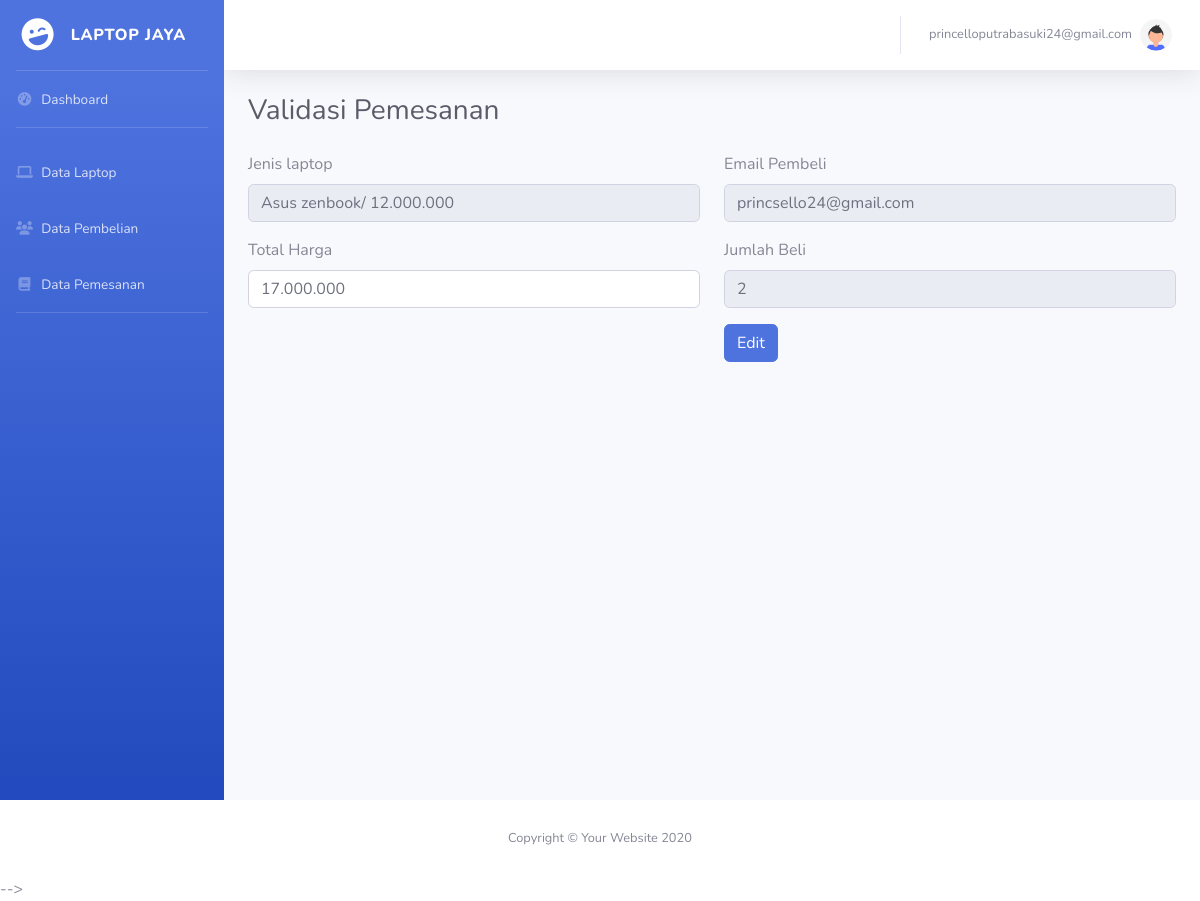
The app's page /pembelian/validasipemesanan.php?id=11 (signed in) with its own data.
### tables this page shows
CREATE TABLE `pembelian` (
  `id` int(11) NOT NULL,
  `id_laptop` int(11) NOT NULL,
  `total_harga` varchar(30) NOT NULL,
  `jumlah` int(11) NOT NULL,
  `tanggal` varchar(40) NOT NULL,
  `nama_pembeli` varchar(70) NOT NULL,
  `status` int(2) NOT NULL
);

CREATE TABLE `laptop` (
  `id_laptop` int(11) NOT NULL,
  `jenis_laptop` varchar(100) NOT NULL,
  `harga` varchar(40) NOT NULL,
  `spesifikasi` varchar(500) NOT NULL,
  `gambar` varchar(70) NOT NULL,
  `stok` int(12) NOT NULL
);

### pembelian/validasipemesanan.php (the view, shortened to what this page needs)
<?php
require '../asset/headeradmin.php';
require '../asset/sidebaradmin.php';
require '../asset/topbar.php';
require '../functions.php';
$id = $_GET['id'];
$query = "SELECT *,laptop.jenis_laptop FROM pembelian
          INNER JOIN laptop ON pembelian.id_laptop = laptop.id_laptop WHERE id = '$id'";
$result = mysqli_query($koneksi,$query);
 ?>
<div class="container-fluid">
    <h1 class="h3 mb-4 text-gray-800">Validasi Pemesanan</h1>
    <?php while($row = mysqli_fetch_assoc($result)): ?>
        <form  action="" method="post" enctype="multipart/form-data">
        <div class="row">
        <div class="col-md-6">
            <div class="form-group">
                <div class="form-group">
                    <label for="exampleInputEmail1">Jenis laptop</label>
                    <input readonly  required type="text" name="total" class="form-control" id="exampleInputEmail1" aria-describedby="emailHelp" value="<?= $row['jenis_laptop'] ; ?>/ <?= $row['harga'] ; ?>">
                 </div>
            </div>
            <div class="form-group">
                    <label for="exampleInputEmail1">Total Harga</label>
                    <input   required type="text" name="total" class="form-control" id="exampleInputEmail1" aria-describedby="emailHelp" value="<?= $row['total_harga'] ; ?>">
            </div>
        </div>
        <div class="col-md-6">
            <div class="form-group">
                <label for="exampleInputEmail1">Email Pembeli</label>
                <input readonly  required type="text" name="email" class="form-control" id="exampleInputEmail1" aria-describedby="emailHelp"  value="<?= $row['nama_pembeli'] ; ?>">
            </div>
            <div class="form-group">
                <label for="exampleInputEmail1">Jumlah Beli</label>
                <input readonly required type="number" name="jumlah" class="form-control" id="exampleInputEmail1" aria-describedby="emailHelp" value="<?= $row['jumlah'] ; ?>">
            </div>
            <button type="submit" name="submit" class="btn btn-primary">Edit</button>
        </div>
</div>
        </form>
    <?php endwhile ; ?>
</div>
</div>
<?php
require '../asset/footeradmin.php';?>

### records on screen
pembelian: total "Asus zenbook/ 12.000.000", total "17.000.000", email "princsello24@gmail.com", jumlah "2"

### other values on screen
$_SESSION['email'] "princelloputrabasuki24@gmail.com"
